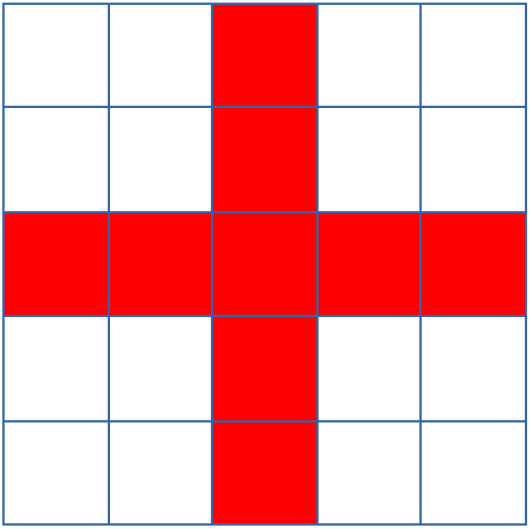
#> input picture Vision code 22/Markers/Marker2.png, 1060 x 1058 px (shown at 1/2 size)
$ python identify_marker.py
#> lines starting #> are read from the running program, lines starting #| are printed output that depends on the picture; after the words box and inside, x2 and y2 are one past the last pixel; in counts of white or black regions, pixels touching at a corner belong together
import cv2
import numpy as np

# from marker_patterns import marker_patterns


'''
TODO:
    - Change looping tile method. Perhaps only locally in the middle of each tile, rather than all of it.
    - Robustness!
    - Handle if multiple markers are over EQUAL_THRESHOLD (20 as of now) -> Use highest value
'''


def identify_marker(img_marker, grid_size, scale_factor, debug=False):

    img_marked = img_marker.copy()

    img_grey = cv2.cvtColor(img_marker, cv2.COLOR_BGR2GRAY)
    kernel_size = int(np.ceil(250*scale_factor))
    try:
        img_binary = cv2.adaptiveThreshold(img_grey, 255, cv2.ADAPTIVE_THRESH_GAUSSIAN_C, cv2.THRESH_BINARY, kernel_size, 2)
    except:
        kernel_size += 1
        img_binary = cv2.adaptiveThreshold(img_grey, 255, cv2.ADAPTIVE_THRESH_GAUSSIAN_C, cv2.THRESH_BINARY, kernel_size, 2)


    img_size, _ = img_binary.shape
    tile_size = int(np.ceil(img_size / grid_size))
    marker_values = np.zeros((grid_size, grid_size))

    # Loop indicies
    i = 0; j = 0

    for img_y in range(0, img_size, tile_size):
        i = 0
        for img_x in range(0, img_size, tile_size):

            # Ulc point (debug)
            cv2.circle(img_marked, (img_x, img_y), int(10*scale_factor), (0,233,255), -1)

            # color = np.random.randint(256, size=3)
            # color = (int(color[0]), int(color[1]), int(color[2]))

            value_sum = 0
            value_avg = 0

            for tile_y in range(tile_size):
                for tile_x in range(tile_size):
                    x = img_x + tile_x
                    y = img_y + tile_y
                    # cv2.circle(img_marked, (x, y), int(1*scale_factor), color, -1)
                    if (x >= img_size or y >= img_size):
                        continue
                    else:
                        value_sum += 1 if img_binary[x, y] < 150 else 0
                        # v = 1 if img_binary[x, y] < 150 else 0
                        # cv2.circle(img_marked, (x, y), int(1*scale_factor), (255*v,255*v,255*v), -1)

            value_avg = value_sum / (tile_x * tile_y)

            if (value_avg < 0.5):
                marker_values[i, j] = 0
            else:
                marker_values[i, j] = 1


            # Loop indicies increments
            i += 1
        j += 1


    markerID = None
    patterns = marker_patterns()
    EQUAL_THRESHOLD = 20
    for ID, pattern in enumerate(patterns):
        isEqual = np.sum(marker_values == pattern)
        if isEqual > EQUAL_THRESHOLD:
            markerID = ID + 1


    if debug:
        cv2.imwrite("output/identify_marker.png", img_marked)
        print("Wrote image to path: 'output/identify_marker.png'")

        print(f"Marker has ID: {markerID}")


    return markerID


# Known patterns of markers
def marker_patterns():
    patterns = np.array(
        [
            [[1, 0, 0, 0, 1],
            [0, 1, 0, 1, 0],
            [0, 0, 1, 0, 0],
            [0, 1, 0, 1, 0],
            [1, 0, 0, 0, 1]],

            [[0, 0, 1, 0, 0],
            [0, 0, 1, 0, 0],
            [1, 1, 1, 1, 1],
            [0, 0, 1, 0, 0],
            [0, 0, 1, 0, 0]],

            [[0, 1, 1, 1, 0],
            [1, 0, 1, 0, 1],
            [1, 1, 0, 1, 1],
            [1, 0, 1, 0, 1],
            [0, 1, 1, 1, 0]],

            [[1, 1, 0, 1, 1],
            [1, 1, 0, 1, 1],
            [0, 0, 0, 0, 0],
            [1, 1, 0, 1, 1],
            [1, 1, 0, 1, 1]],

            [[1, 1, 1, 1, 1],
            [1, 0, 0, 0, 1],
            [1, 0, 1, 0, 1],
            [1, 0, 0, 0, 1],
            [1, 1, 1, 1, 1]],
        ]
    )
    return patterns


if __name__ == "__main__":
    path = "Markers/Marker2.png"
    img = cv2.imread(path)
#> img is the input picture: shape (1058, 1060, 3); mean B, G, R 165, 161.8, 244.7
    img = img[0:1050, 0:1050]
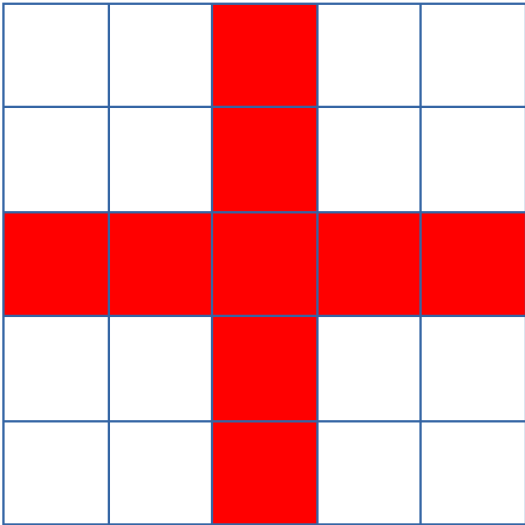
#> img: shape (1050, 1050, 3) (shown at 1/2 size); mean B, G, R 163.9, 161, 245.6
    markerID = identify_marker(img, 5, 1, debug = True)
#> in identify_marker, `img_grey = cv2.cvtColor(img_marker, cv2.COLOR_BGR2GRAY)`:
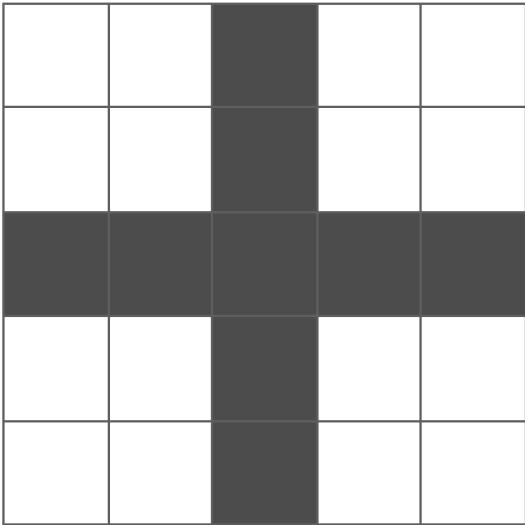
#> img_grey: shape (1050, 1050) (shown at 1/2 size); min 76, max 255, mean 186.6
#> in identify_marker, `img_binary = cv2.adaptiveThreshold(img_grey, 255, cv2.ADAPTIVE_THRESH_..`:
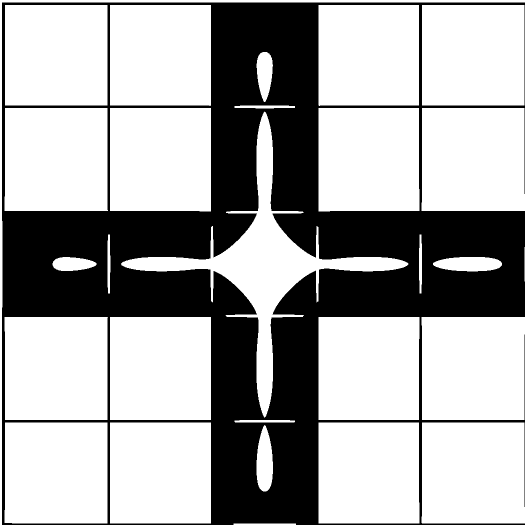
#> img_binary: shape (1050, 1050) (shown at 1/2 size); 66.3% white; 1 black region, box (x1, y1, x2, y2) and area: (4, 5, 1050, 1050) 371448
#> after the loop in identify_marker, `for img_y in range(0, img_size, tile_size):`:
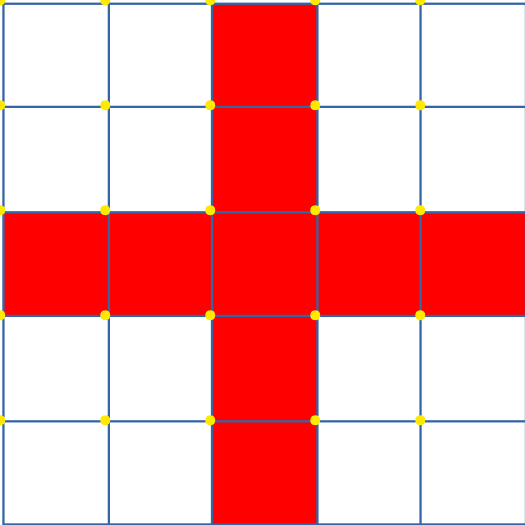
#> img_marked: shape (1050, 1050, 3) (shown at 1/2 size); 0.59% of pixels changed, all inside (x1, y1, x2, y2) = (0, 0, 851, 851)
#> after the loop in identify_marker, `for img_y in range(0, img_size, tile_size):`: j = 5; marker_values = [[0, 0, 1, 0, 0], [0, 0, 1, 0, 0], [1, 1, 0, 1, 1], [0, 0, 1, 0, 0], [0, 0, 1, 0, 0]]
#> the loop in identify_marker, `for ID, pattern in enumerate(patterns):` made 5 passes
#> isEqual on passes 1 to 5: 8, 24, 17, 1, 8
#> markerID = 2

$ run again, with Vision code 22/Markers/Marker1.png copied over Vision code 22/Markers/Marker2.png
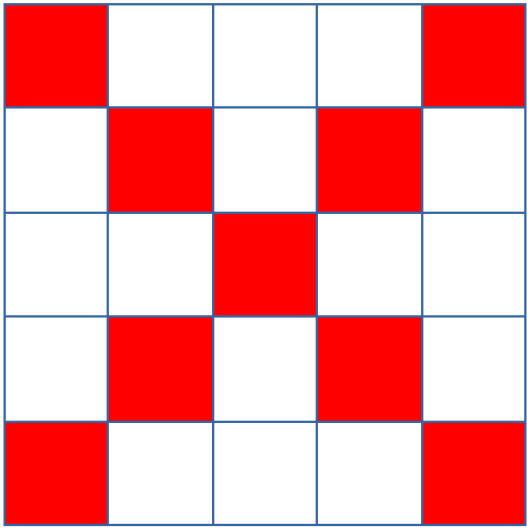
#> input picture Vision code 22/Markers/Marker1.png, 1060 x 1060 px (shown at 1/2 size)
#> img is the input picture: shape (1060, 1060, 3); mean B, G, R 165.5, 162.4, 244.7
#> img: shape (1050, 1050, 3)
#> in identify_marker, `img_binary = cv2.adaptiveThreshold(img_grey, 255, cv2.ADAPTIVE_THRESH_..`:
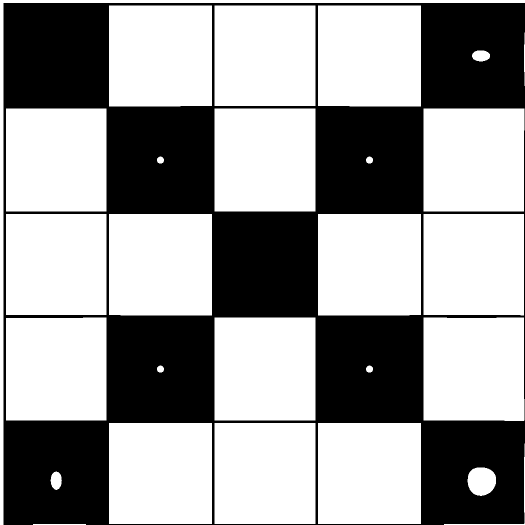
#> img_binary: shape (1050, 1050) (shown at 1/2 size); 61.7% white; 1 black region, box (x1, y1, x2, y2) and area: (7, 6, 1050, 1050) 422167
#> after the loop in identify_marker, `for img_y in range(0, img_size, tile_size):`:
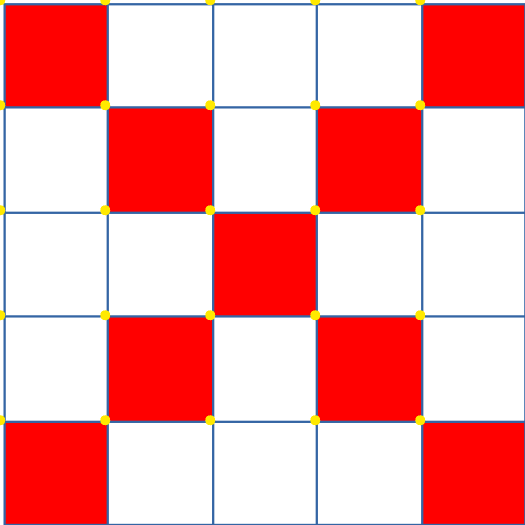
#> img_marked: shape (1050, 1050, 3) (shown at 1/2 size); mean B, G, R 163.2, 161.8, 246
#> after the loop in identify_marker, `for img_y in range(0, img_size, tile_size):`: j = 5; marker_values = [[1, 0, 0, 0, 1], [0, 1, 0, 1, 0], [0, 0, 1, 0, 0], [0, 1, 0, 1, 0], [1, 0, 0, 0, 1]]
#> the loop in identify_marker, `for ID, pattern in enumerate(patterns):` made 5 passes
#> isEqual on passes 1 to 5: 25, 9, 0, 16, 9
#> markerID = 1

$ run again, with Vision code 22/Markers/Marker3.png copied over Vision code 22/Markers/Marker2.png
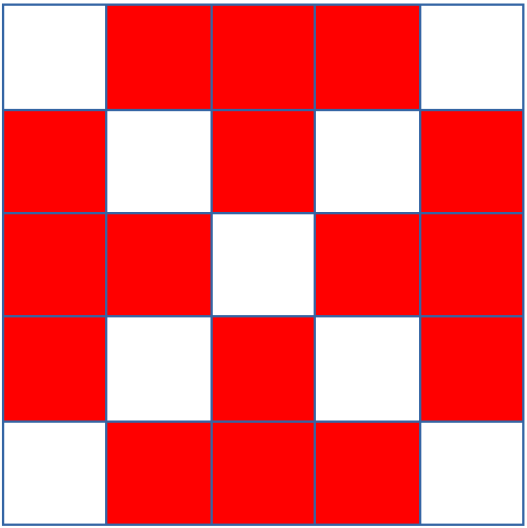
#> input picture Vision code 22/Markers/Marker3.png, 1054 x 1056 px (shown at 1/2 size)
#> img is the input picture: shape (1056, 1054, 3); mean B, G, R 98.8, 95.5, 244.7
#> img: shape (1050, 1050, 3)
#> in identify_marker, `img_binary = cv2.adaptiveThreshold(img_grey, 255, cv2.ADAPTIVE_THRESH_..`:
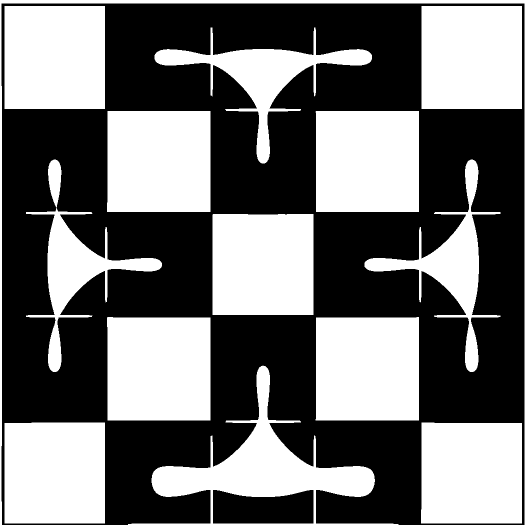
#> img_binary: shape (1050, 1050) (shown at 1/2 size); 44.3% white; 14 white regions, largest, box (x1, y1, x2, y2) and area: (214, 634, 421, 841) 42466, (631, 634, 838, 841) 42444, (214, 222, 421, 424) 41631
#> after the loop in identify_marker, `for img_y in range(0, img_size, tile_size):`:
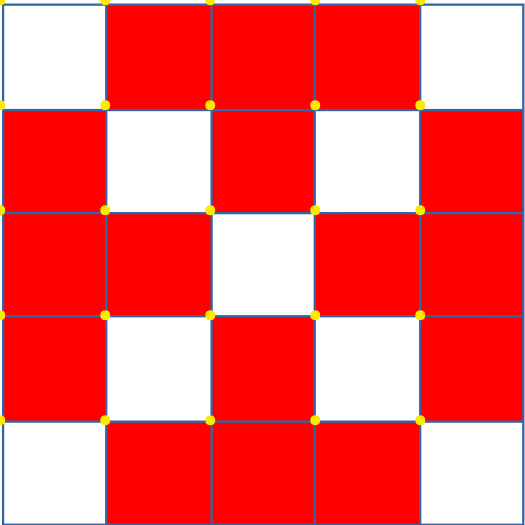
#> img_marked: shape (1050, 1050, 3) (shown at 1/2 size); mean B, G, R 96.5, 94.9, 245.4
#> after the loop in identify_marker, `for img_y in range(0, img_size, tile_size):`: j = 5; marker_values = [[0, 1, 1, 1, 0], [1, 0, 1, 0, 1], [1, 1, 0, 1, 1], [1, 0, 1, 0, 1], [0, 1, 1, 1, 0]]
#> the loop in identify_marker, `for ID, pattern in enumerate(patterns):` made 5 passes
#> isEqual on passes 1 to 5: 0, 16, 25, 9, 16
#> markerID = 3

$ run again, with Vision code 22/Markers/Marker4.png copied over Vision code 22/Markers/Marker2.png
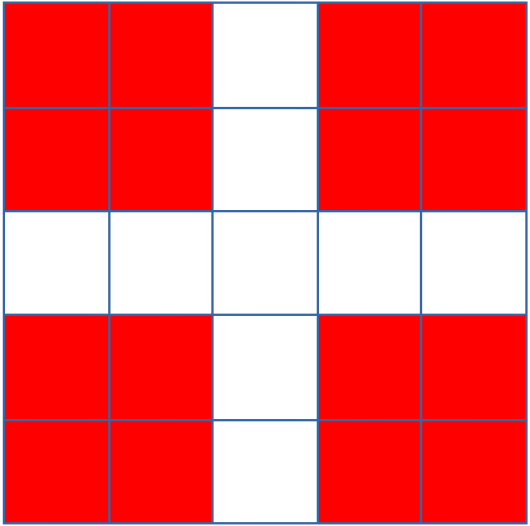
#> input picture Vision code 22/Markers/Marker4.png, 1060 x 1052 px (shown at 1/2 size)
#> img is the input picture: shape (1052, 1060, 3); mean B, G, R 98.2, 95, 244.6
#> img: shape (1050, 1050, 3)
#> in identify_marker, `img_binary = cv2.adaptiveThreshold(img_grey, 255, cv2.ADAPTIVE_THRESH_..`:
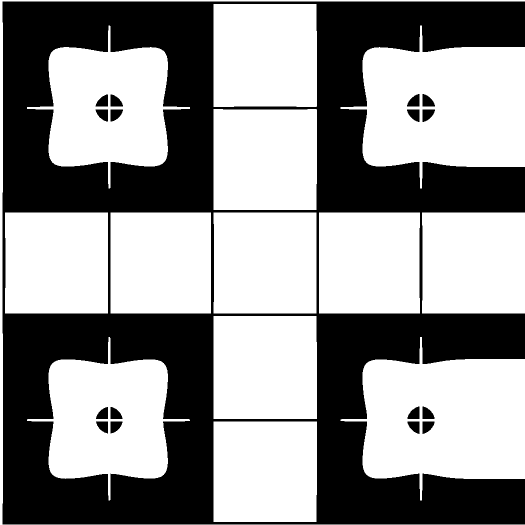
#> img_binary: shape (1050, 1050) (shown at 1/2 size); 57.8% white; 17 black regions, largest, box (x1, y1, x2, y2) and area: (5, 3, 1050, 1049) 457844, (845, 188, 870, 213) 448, (814, 219, 839, 244) 448
#> after the loop in identify_marker, `for img_y in range(0, img_size, tile_size):`:
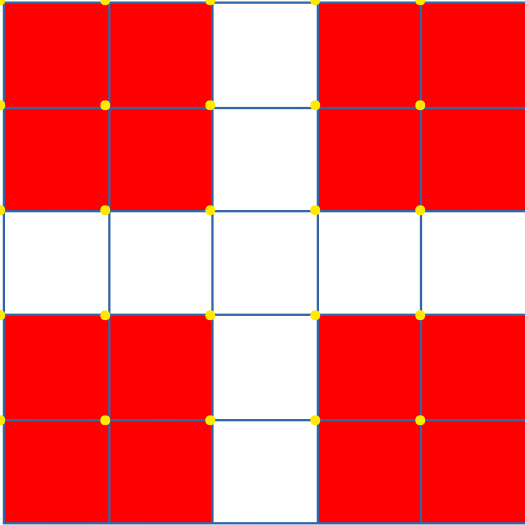
#> img_marked: shape (1050, 1050, 3) (shown at 1/2 size); mean B, G, R 96, 94.6, 245.9
#> after the loop in identify_marker, `for img_y in range(0, img_size, tile_size):`: j = 5; marker_values = [[1, 1, 0, 1, 0], [1, 1, 0, 1, 0], [0, 0, 0, 0, 0], [1, 1, 0, 1, 0], [1, 1, 0, 1, 0]]
#> the loop in identify_marker, `for ID, pattern in enumerate(patterns):` made 5 passes
#> isEqual on passes 1 to 5: 16, 4, 9, 21, 12
#> markerID = 4
